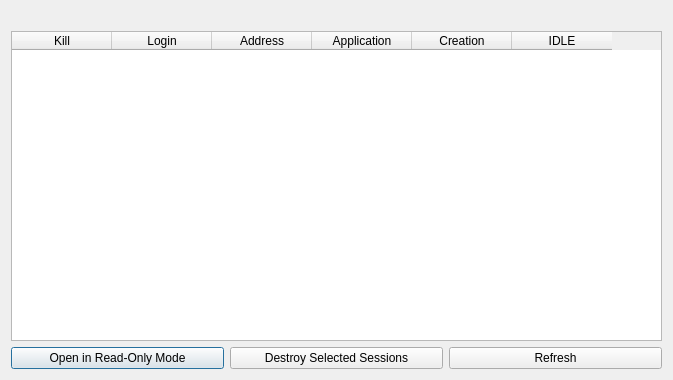
<?xml version="1.0" encoding="UTF-8"?>
<ui version="4.0">
 <class>Dialog</class>
 <widget class="QDialog" name="Dialog">
  <property name="geometry">
   <rect>
    <x>0</x>
    <y>0</y>
    <width>673</width>
    <height>380</height>
   </rect>
  </property>
  <property name="windowTitle">
   <string>Lock Error</string>
  </property>
  <property name="windowIcon">
   <iconset resource="../../resources/edenwall.qrc">
    <normaloff>:icons/appicon.png</normaloff>:icons/appicon.png</iconset>
  </property>
  <layout class="QVBoxLayout" name="verticalLayout">
   <item>
    <widget class="QLabel" name="label">
     <property name="text">
      <string/>
     </property>
     <property name="wordWrap">
      <bool>true</bool>
     </property>
    </widget>
   </item>
   <item>
    <widget class="QTableWidget" name="session_table">
     <column>
      <property name="text">
       <string>Kill</string>
      </property>
     </column>
     <column>
      <property name="text">
       <string>Login</string>
      </property>
     </column>
     <column>
      <property name="text">
       <string>Address</string>
      </property>
     </column>
     <column>
      <property name="text">
       <string>Application</string>
      </property>
     </column>
     <column>
      <property name="text">
       <string>Creation</string>
      </property>
     </column>
     <column>
      <property name="text">
       <string>IDLE</string>
      </property>
     </column>
    </widget>
   </item>
   <item>
    <layout class="QHBoxLayout">
     <item>
      <widget class="QPushButton" name="read_only_button">
       <property name="text">
        <string>Open in Read-Only Mode</string>
       </property>
       <property name="icon">
        <iconset resource="../../resources/edenwall.qrc">
         <normaloff>:/icons/wrong.png</normaloff>:/icons/wrong.png</iconset>
       </property>
      </widget>
     </item>
     <item>
      <widget class="QPushButton" name="destroy_button">
       <property name="text">
        <string>Destroy Selected Sessions</string>
       </property>
       <property name="icon">
        <iconset resource="../../resources/edenwall.qrc">
         <normaloff>:/icons/delete.png</normaloff>:/icons/delete.png</iconset>
       </property>
      </widget>
     </item>
     <item>
      <widget class="QPushButton" name="cancel_button">
       <property name="text">
        <string>Refresh</string>
       </property>
       <property name="icon">
        <iconset resource="../../resources/edenwall.qrc">
         <normaloff>:/icons/refresh.png</normaloff>:/icons/refresh.png</iconset>
       </property>
      </widget>
     </item>
    </layout>
   </item>
  </layout>
 </widget>
 <resources>
  <include location="../../resources/edenwall.qrc"/>
  <include location="../../resources/edenwall.qrc"/>
 </resources>
 <connections>
  <connection>
   <sender>read_only_button</sender>
   <signal>clicked()</signal>
   <receiver>Dialog</receiver>
   <slot>reject()</slot>
   <hints>
    <hint type="sourcelabel">
     <x>113</x>
     <y>344</y>
    </hint>
    <hint type="destinationlabel">
     <x>5</x>
     <y>271</y>
    </hint>
   </hints>
  </connection>
  <connection>
   <sender>cancel_button</sender>
   <signal>clicked()</signal>
   <receiver>Dialog</receiver>
   <slot>accept()</slot>
   <hints>
    <hint type="sourcelabel">
     <x>553</x>
     <y>355</y>
    </hint>
    <hint type="destinationlabel">
     <x>458</x>
     <y>330</y>
    </hint>
   </hints>
  </connection>
 </connections>
</ui>
